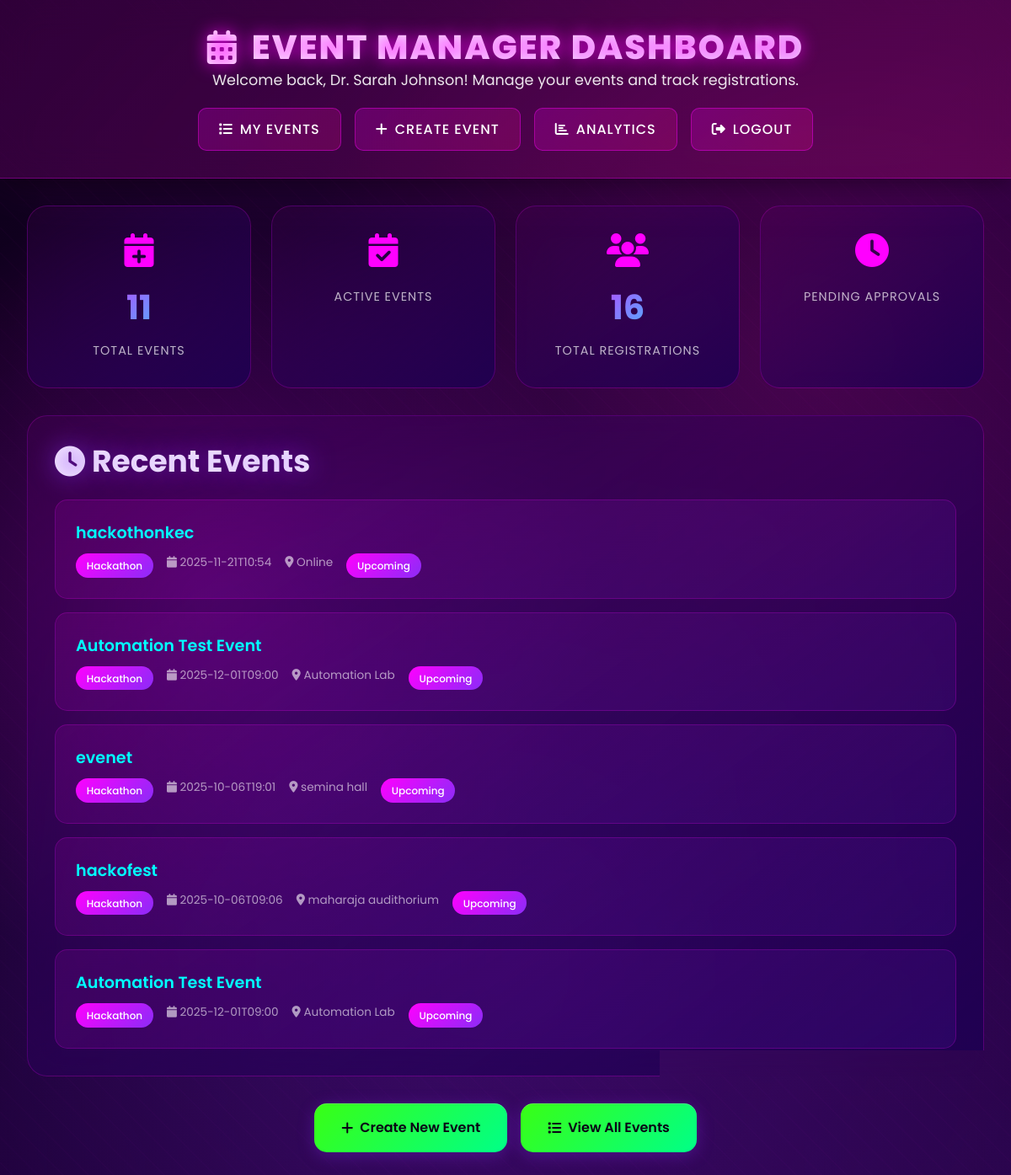
/dashboard (signed in), run on the app's committed database.
### tables this page shows
CREATE TABLE users (
            id INTEGER PRIMARY KEY AUTOINCREMENT,
            username TEXT NOT NULL UNIQUE,
            email TEXT NOT NULL UNIQUE,
            password TEXT NOT NULL,
            full_name TEXT NOT NULL,
            role TEXT NOT NULL CHECK(role IN ('student', 'event_manager', 'admin')),
            is_verified BOOLEAN DEFAULT 0,
            otp TEXT,
            profile_picture TEXT,
            bio TEXT,
            department TEXT,
            year INTEGER,
            last_login TIMESTAMP,
            created_at TIMESTAMP DEFAULT CURRENT_TIMESTAMP,
            updated_at TIMESTAMP DEFAULT CURRENT_TIMESTAMP
        );

CREATE TABLE events (
            id INTEGER PRIMARY KEY AUTOINCREMENT,
            title TEXT NOT NULL,
            description TEXT NOT NULL,
            event_type TEXT NOT NULL CHECK(event_type IN ('hackathon', 'competition', 'workshop', 'seminar', 'project', 'other')),
            event_code TEXT UNIQUE NOT NULL,
            manager_id INTEGER NOT NULL,
            start_date TIMESTAMP NOT NULL,
            end_date TIMESTAMP NOT NULL,
            registration_deadline TIMESTAMP NOT NULL,
            venue TEXT,
            max_participants INTEGER,
            max_team_size INTEGER DEFAULT 5,
            min_team_size INTEGER DEFAULT 1,
            is_team_event BOOLEAN DEFAULT 1,
            status TEXT DEFAULT 'upcoming' CHECK(status IN ('draft', 'upcoming', 'ongoing', 'completed', 'cancelled')),
            banner_image TEXT,
            resources_link TEXT,
            prize_pool TEXT,
            created_at TIMESTAMP DEFAULT CURRENT_TIMESTAMP,
            updated_at TIMESTAMP DEFAULT CURRENT_TIMESTAMP, requires_abstract BOOLEAN DEFAULT 0, location TEXT, created_by INTEGER, team_size INTEGER DEFAULT 1, requires_approval BOOLEAN DEFAULT 1, category TEXT, image_url TEXT, external_link TEXT, is_active BOOLEAN DEFAULT 1, abstract_required BOOLEAN DEFAULT 0, abstract_deadline TIMESTAMP, max_abstract_length INTEGER DEFAULT 500, join_policy TEXT NOT NULL DEFAULT 'open',
            FOREIGN KEY (manager_id) REFERENCES users(id) ON DELETE CASCADE
        );

### blueprints/main.py (the view, shortened to what this page needs)
@main_bp.route('/dashboard')
@login_required
def dashboard():
    conn = get_db_connection()
    if current_user.role == 'admin':
        total_users = conn.execute(
            "SELECT COUNT(*) as count FROM users"
        ).fetchone()['count']
        total_events = conn.execute(
            "SELECT COUNT(*) as count FROM events"
        ).fetchone()['count']
        total_event_managers = conn.execute(
            "SELECT COUNT(*) as count FROM users WHERE role = 'event_manager'"
        ).fetchone()['count']
        total_students = conn.execute(
            "SELECT COUNT(*) as count FROM users WHERE role = 'student'"
        ).fetchone()['count']
        total_registrations = conn.execute(
            "SELECT COUNT(*) as count FROM event_registrations"
        ).fetchone()['count']
        recent_events = conn.execute(
            """SELECT e.*, u.full_name as manager_name
               FROM events e
               JOIN users u ON e.manager_id = u.id
               ORDER BY e.created_at DESC LIMIT 10"""
        ).fetchall()
        active_events = conn.execute(
            "SELECT COUNT(*) as count FROM events WHERE status IN ('upcoming', 'ongoing')"
        ).fetchone()['count']
        conn.close()
        return render_template(
            'admin_dashboard.html',
            user=current_user,
            total_users=total_users,
            total_events=total_events,
            total_event_managers=total_event_managers,
            total_students=total_students,
            total_registrations=total_registrations,
            active_events=active_events,
            recent_events=recent_events,
        )
    elif current_user.role == 'event_manager':
        total_events = conn.execute(
            "SELECT COUNT(*) as count FROM events WHERE manager_id = ?",
            (current_user.id,)
        ).fetchone()['count']
        upcoming_events = conn.execute(
            """SELECT COUNT(*) as count
               FROM events
               WHERE manager_id = ? AND status = 'upcoming'""",
            (current_user.id,)
        ).fetchone()['count']
        total_registrations = conn.execute(
            """SELECT COUNT(*) as count
               FROM event_registrations er
               JOIN events e ON er.event_id = e.id
               WHERE e.manager_id = ?""",
            (current_user.id,)
        ).fetchone()['count']
        recent_events = conn.execute(
            """SELECT e.*,
                      (SELECT COUNT(*) FROM event_registrations WHERE event_id = e.id) as registration_count
               FROM events e
               WHERE e.manager_id = ?
               ORDER BY e.created_at DESC LIMIT 5""",
            (current_user.id,)
        ).fetchall()
        recent_registrations = conn.execute(
            """SELECT er.*, e.title as event_title, u.username as user_name
               FROM event_registrations er
               JOIN events e ON er.event_id = e.id
               JOIN users u ON er.user_id = u.id
               WHERE e.manager_id = ?
               ORDER BY er.registered_at DESC LIMIT 5""",
            (current_user.id,)
        ).fetchall()
        conn.close()
        return render_template(
            'manager_dashboard.html',
            user=current_user,
            total_events=total_events,
            upcoming_events=upcoming_events,
            total_registrations=total_registrations,
            recent_events=recent_events,
            recent_registrations=recent_registrations
        )

### app.py (called while the page is built)
@login_manager.user_loader
def load_user(user_id):
    return User.get(user_id)

@app.template_filter('format_date')
def format_date(date_string, format='%b %d, %Y'):
    if not date_string:
        return 'No date'
    try:
        if isinstance(date_string, str):
            for fmt in ['%Y-%m-%d %H:%M:%S', '%Y-%m-%d', '%Y-%m-%dT%H:%M:%S']:
                try:
                    date_obj = datetime.strptime(date_string, fmt)
                    return date_obj.strftime(format)
                except ValueError:
                    continue
            return date_string
        else:
            return date_string.strftime(format)
    except Exception:
        return str(date_string)

@app.template_filter('format_datetime')
def format_datetime(datetime_string, format='%b %d, %Y %I:%M %p'):
    return format_date(datetime_string, format)

### models.py (called while the page is built)
def get_db_connection():
    try:
        conn = sqlite3.connect('database.db')
        conn.row_factory = sqlite3.Row
        conn.execute("PRAGMA foreign_keys = ON")
        return conn
    except sqlite3.Error as e:
        print(f"Database connection error: {e}")
        raise

    @property
    def is_authenticated(self):
        return True

    @staticmethod
    def get(user_id):
        conn = get_db_connection()
        user = conn.execute("SELECT * FROM users WHERE id = ?", (user_id,)).fetchone()
        conn.close()
        if not user:
            return None
        return User(
            id=user['id'],
            username=user['username'],
            email=user['email'],
            password=user['password'],
            role=user['role'],
            is_verified=user['is_verified'],
            otp=user['otp'],
            last_login=user['last_login'] if 'last_login' in user.keys() else None,
            profile_picture=user['profile_picture'] if 'profile_picture' in user.keys() else None,
            full_name=user['full_name'] if 'full_name' in user.keys() else None
        )

### templates/manager_dashboard.html (shortened to what this page needs)
<!DOCTYPE html>
<html lang="en">
<head>
  <link href="https://cdnjs.cloudflare.com/ajax/libs/font-awesome/6.4.0/css/all.min.css" rel="stylesheet">
  <link href="{{ url_for('static', filename='futuristic-violet.css') }}" rel="stylesheet">
</head>
<body>
  <header class="dashboard-header" role="banner">
    <h1><i class="fas fa-calendar-alt"></i> Event Manager Dashboard</h1>
    <p class="welcome-message">Welcome back, {{ user.full_name or user.username }}! Manage your events and track registrations.</p>
    <nav class="nav" role="navigation" aria-label="Event Manager Navigation">
      <a href="{{ url_for('event_manager.events') }}"><i class="fas fa-list"></i> My Events</a>
      <a href="{{ url_for('event_manager.create_event') }}"><i class="fas fa-plus"></i> Create Event</a>
      <a href="{{ url_for('event_manager.analytics') }}"><i class="fas fa-chart-bar"></i> Analytics</a>
      <a href="{{ url_for('auth.logout') }}" class="logout-btn"><i class="fas fa-sign-out-alt"></i> Logout</a>
    </nav>
  </header>
  <main class="dashboard-content">
    <div class="stats-grid">
      <div class="stat-card">
        <i class="fas fa-calendar-plus"></i>
        <div class="stat-number">{{ total_events }}</div>
        <div class="stat-label">Total Events</div>
      </div>
      <div class="stat-card">
        <i class="fas fa-calendar-check"></i>
        <div class="stat-label">Active Events</div>
      </div>
      <div class="stat-card">
        <i class="fas fa-users"></i>
        <div class="stat-number">{{ total_registrations }}</div>
        <div class="stat-label">Total Registrations</div>
      </div>
      <div class="stat-card">
        <i class="fas fa-clock"></i>
        <div class="stat-label">Pending Approvals</div>
      </div>
    </div>
    <div class="recent-events">
      <h2><i class="fas fa-clock"></i> Recent Events</h2>
      {% if recent_events %}
        <div class="event-list">
          {% for event in recent_events %}
            <div class="event-item">
              <div class="event-title">{{ event.title }}</div>
              <div class="event-meta">
                <span class="event-badge">{{ event.event_type|title }}</span>
                <span><i class="fas fa-calendar"></i> {{ event.start_date|format_datetime }}</span>
                <span><i class="fas fa-map-marker-alt"></i> {{ event.venue or 'Online' }}</span>
                <span class="event-badge">{{ event.status|title }}</span>
              </div>
            </div>
          {% endfor %}
        </div>
      {% else %}
        <div class="no-events">
          <i class="fas fa-calendar-times"></i>
          <p>No events created yet. Start by creating your first event!</p>
        </div>
      {% endif %}
    </div>
    <div class="action-buttons">
      <a href="{{ url_for('event_manager.create_event') }}" class="btn-primary">
        <i class="fas fa-plus"></i> Create New Event
      </a>
      <a href="{{ url_for('event_manager.events') }}" class="btn-primary">
        <i class="fas fa-list"></i> View All Events
      </a>
    </div>
  </main>
</body>
</html>

### static/futuristic-violet.css (style rules this page uses)
:root { --violet-950: #0a0015; --violet-900: #1a0033; --violet-850: #240042; --violet-800: #2d0052; --violet-700: #3d0066; --violet-600: #5200a3; --violet-500: #6b00d4; --violet-400: #8b2cf7; --violet-300: #a855f7; --violet-200: #c084fc; --violet-100: #e9d5ff; --violet-50: #faf5ff; --neon-cyan: #00ffff; --neon-cyan-dark: #00cccc; --neon-magenta: #ff00ff; --neon-magenta-dark: #cc00cc; --neon-yellow: #ffff00; --neon-yellow-dark: #cccc00; --neon-pink: #ff1493; --neon-blue: #00bfff; --neon-green: #39ff14; --glow-violet: rgba(139, 44, 247, 0.6); --glow-cyan: rgba(0, 255, 255, 0.5); --glow-magenta: rgba(255, 0, 255, 0.5); --glow-pink: rgba(255, 20, 147, 0.5); --glow-white: rgba(255, 255, 255, 0.3); --bg-primary: linear-gradient(135deg, #0a0015 0%, #1a0033 50%, #240042 100%); --bg-secondary: linear-gradient(135deg, #240042 0%, #2d0052 100%); --bg-card: linear-gradient(145deg, rgba(29, 0, 82, 0.9), rgba(36, 0, 66, 0.95)); --bg-hover: linear-gradient(145deg, rgba(82, 0, 163, 0.2), rgba(139, 44, 247, 0.1)); --text-primary: #ffffff; --text-secondary: #e9d5ff; --text-muted: #c084fc; --text-accent: var(--neon-cyan); --shadow-glow: 0 0 20px var(--glow-violet); --shadow-neon: 0 0 30px var(--glow-cyan); --shadow-card: 0 8px 32px rgba(0, 0, 0, 0.4), 0 0 80px rgba(139, 44, 247, 0.1); --shadow-hover: 0 12px 48px rgba(0, 0, 0, 0.5), 0 0 120px rgba(139, 44, 247, 0.3); --font-display: 'Poppins', sans-serif; --font-body: 'Inter', sans-serif; --font-accent: 'Montserrat', sans-serif; --radius-sm: 8px; --radius-md: 12px; --radius-lg: 16px; --radius-xl: 24px; --radius-2xl: 32px; --radius-full: 9999px; --transition-fast: all 0.2s cubic-bezier(0.4, 0, 0.2, 1); --transition-base: all 0.3s cubic-bezier(0.4, 0, 0.2, 1); --transition-slow: all 0.5s cubic-bezier(0.4, 0, 0.2, 1); }
* { margin: 0; padding: 0; box-sizing: border-box; }
html { scroll-behavior: smooth; font-size: 16px; }
body { font-family: var(--font-body); color: var(--text-primary); line-height: 1.6; background: var(--bg-primary); min-height: 100vh; overflow-x: hidden; position: relative; }
body::before { content: ''; position: fixed; top: 0; left: 0; right: 0; bottom: 0; background-image: radial-gradient(circle at 20% 50%, rgba(139, 44, 247, 0.1) 0%, transparent 50%), radial-gradient(circle at 80% 80%, rgba(0, 255, 255, 0.05) 0%, transparent 50%), radial-gradient(circle at 40% 20%, rgba(255, 0, 255, 0.05) 0%, transparent 50%); animation: gradient-shift 15s ease infinite; background-size: 200% 200%; pointer-events: none; z-index: 1; }
h1, h2, h3, h4, h5, h6 { font-family: var(--font-display); font-weight: 700; line-height: 1.2; margin-bottom: 1rem; background: linear-gradient(135deg, #ffffff, #e9d5ff); -webkit-background-clip: text; -webkit-text-fill-color: transparent; background-clip: text; }
h1 { font-size: 3rem; font-weight: 800; text-transform: uppercase; letter-spacing: 2px; text-shadow: 0 0 40px var(--glow-violet); margin-bottom: 2rem; }
h2 { font-size: 2.25rem; font-weight: 700; text-shadow: 0 0 30px var(--glow-violet); }
p { color: var(--text-secondary); line-height: 1.8; margin-bottom: 1rem; }
a { color: var(--neon-cyan); text-decoration: none; transition: var(--transition-base); }
.btn-primary, button[type="submit"] { background: linear-gradient(135deg, var(--violet-500), var(--violet-600)); color: white; border-color: var(--violet-400); box-shadow: 0 4px 20px rgba(139, 44, 247, 0.3), inset 0 1px 0 rgba(255, 255, 255, 0.2); }
.nav { display: flex; gap: 2rem; list-style: none; justify-content: center; flex-wrap: wrap; }
.nav a { color: var(--text-secondary); font-weight: 500; text-transform: uppercase; letter-spacing: 1px; padding: 0.5rem 1rem; border-radius: var(--radius-md); transition: var(--transition-base); position: relative; }
.nav a::after { content: ''; position: absolute; bottom: -2px; left: 50%; width: 0; height: 2px; background: linear-gradient(90deg, var(--neon-cyan), var(--violet-400)); transform: translateX(-50%); transition: width 0.3s ease; }

### data on the page
users: full_name "Dr. Sarah Johnson"
events: title "hackothonkec", event_type "Hackathon", start_date "2025-11-21T10:54", venue "Online", status "Upcoming"
events: title "Automation Test Event", event_type "Hackathon", start_date "2025-12-01T09:00", venue "Automation Lab", status "Upcoming"
events: title "evenet", event_type "Hackathon", start_date "2025-10-06T19:01", venue "semina hall", status "Upcoming"
events: title "hackofest", event_type "Hackathon", start_date "2025-10-06T09:06", venue "maharaja audithorium", status "Upcoming"
events: title "Automation Test Event", event_type "Hackathon", start_date "2025-12-01T09:00", venue "Automation Lab", status "Upcoming"

### other printed values
{{ total_events }} "11"
{{ total_registrations }} "16"
